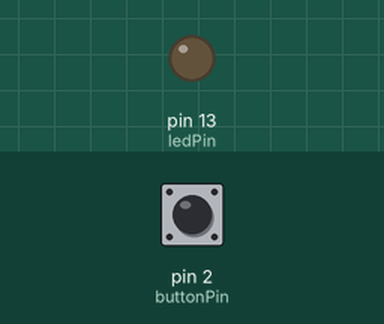
Bench run of a sketch on a simulated Arduino Uno, built with avr-gcc and run on an emulated ATmega328P. Shown: output pins drawn as LEDs (lit = HIGH). The inputs (shaded band) are chosen by the test bench; at power-on: pin 2 (buttonPin) HIGH.

Above: at 1.2 s.
1.3 s: pin 2 (buttonPin) pulled LOW for 0.15 s
At 1.37 s:
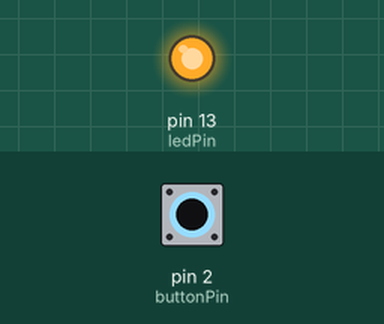
2.9 s: pin 2 (buttonPin) pulled LOW for 3.2 s
At 6.6 s:
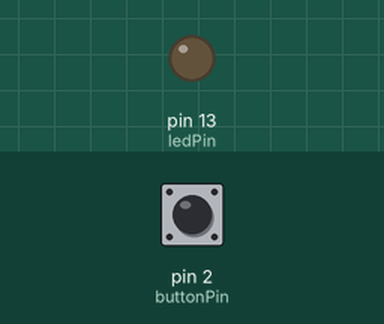
Timing chart, 0 to 8.1 s (numbered marks = the images above; inputs shaded):
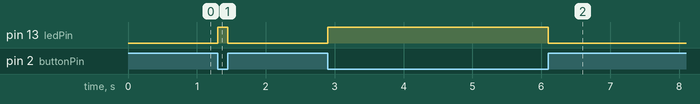

The sketch:

led_blink.ino
```cpp
// Pin Definitions
const int ledPin = 13;
const int buttonPin = 2;


void setup() {
  pinMode(ledPin, OUTPUT);
  pinMode(buttonPin, INPUT_PULLUP);
  Serial.begin(9600);
}

void loop() {
  // Read the button (LOW = pressed)
    bool val= digitalRead(buttonPin);
     if(val){
      digitalWrite(ledPin,LOW);

     }else {
      digitalWrite(ledPin,HIGH);
     }

  }
```

Measured:
- after the input at 1.3 s, pin 13 (ledPin): LOW → HIGH at once, → LOW 0.15 s later
- after the input at 2.9 s, pin 13 (ledPin): LOW → HIGH at once, → LOW 3.2 s later
